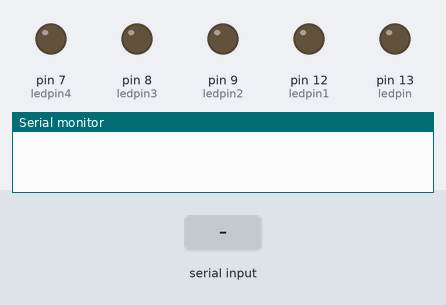
The sketch below on a simulated Arduino Uno, built with avr-gcc and run on an emulated ATmega328P. Parts: output pins drawn as LEDs (lit = HIGH), the last lines printed to the serial monitor. The inputs (shaded band) are chosen by the test bench.

Above: at 1.2 s.
1.3 s: "1" received over the second serial link
At 2.5 s:
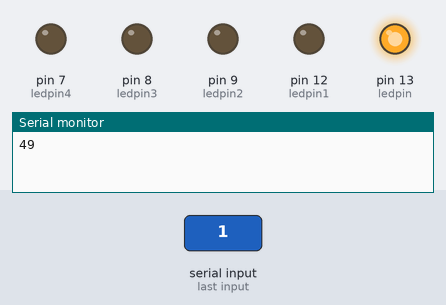
2.8 s: "3" received over the second serial link
At 3.9 s:
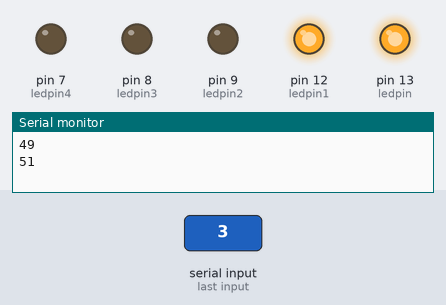
4.3 s: "2" received over the second serial link
At 5.1 s:
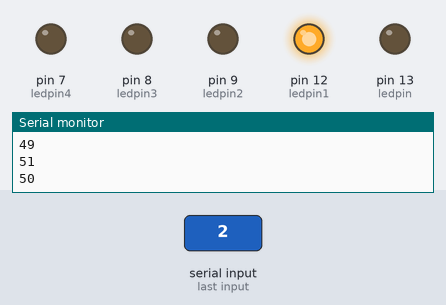
5.8 s: "5" received over the second serial link
At 6.2 s:
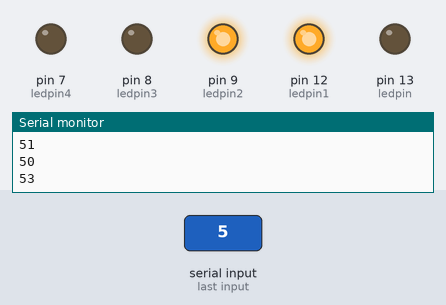
7.3 s: "4" received over the second serial link
At 8.5 s:
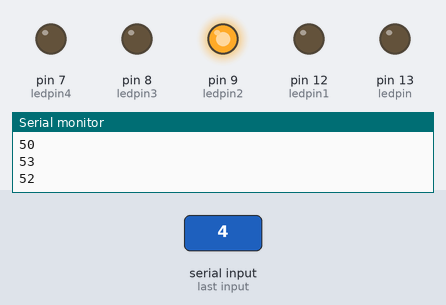
8.8 s: "7" received over the second serial link
At 9.8 s:
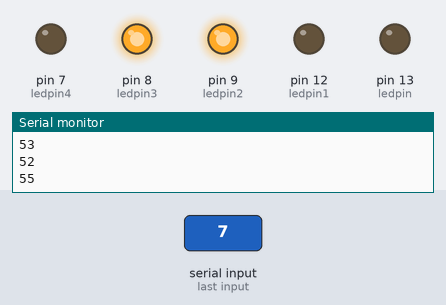
Timing chart, 0 to 11.3 s (numbered marks = the images above; inputs shaded):
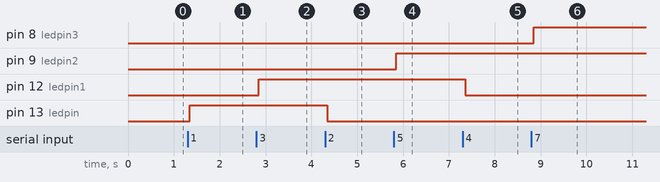

Measured:
- after the input at 1.3 s, pin 13 (ledpin): LOW → HIGH after 0.05 s
- after the input at 2.8 s, pin 12 (ledpin1): LOW → HIGH after 0.05 s
- after the input at 4.3 s, pin 13 (ledpin): HIGH → LOW after 0.05 s
- after the input at 5.8 s, pin 9 (ledpin2): LOW → HIGH after 0.05 s
- after the input at 7.3 s, pin 12 (ledpin1): HIGH → LOW after 0.05 s
- after the input at 8.8 s, pin 8 (ledpin3): LOW → HIGH after 0.05 s

The sketch:

Lightninglamp.ino
```cpp
#include <SoftwareSerial.h>// import the serial library

SoftwareSerial Genotronex(10, 11); // RX, TX
int ledpin=13;
int ledpin1=12;
int ledpin2=9;
int ledpin3=8;
int ledpin4=7;
int BluetoothData; // the data given from Computer

void setup() {
  // put your setup code here, to run once:
  Genotronex.begin(9600);
  Genotronex.println("Bluetooth On please press 1 or 0 blink LED ..");
  pinMode(ledpin,OUTPUT);
  pinMode(ledpin1,OUTPUT);
  pinMode(ledpin2,OUTPUT);
  pinMode(ledpin3,OUTPUT);
  pinMode(ledpin4,OUTPUT);
  Serial.begin(9600);
}

void loop() {
  // put your main code here, to run repeatedly:
   if (Genotronex.available()){
    BluetoothData=Genotronex.read();
    Serial.println(BluetoothData);
      if(BluetoothData=='1'){
        digitalWrite(ledpin,1);
        }
        else if(BluetoothData=='2'){
          digitalWrite(ledpin,0);
          }
        else if(BluetoothData=='3'){
      digitalWrite(ledpin1,1);
           }
           else if(BluetoothData=='4'){
           digitalWrite(ledpin1,0);
           }
           else if(BluetoothData=='5'){
           digitalWrite(ledpin2,1);
           }
           else if(BluetoothData=='6'){
           digitalWrite(ledpin2,0);
           }
           else if(BluetoothData=='7'){
           digitalWrite(ledpin3,1);
           }
           else if(BluetoothData=='8'){
           digitalWrite(ledpin3,0);
           }
           else if(BluetoothData=='9'){
           digitalWrite(ledpin4,1);
           }
           else if(BluetoothData=='a'){
           digitalWrite(ledpin4,0);
           }
          else if (BluetoothData=='0'){
          digitalWrite(ledpin,0);
          digitalWrite(ledpin1,0);
          digitalWrite(ledpin2,0);
          digitalWrite(ledpin3,0);
          digitalWrite(ledpin4,0);
          }
   }
 else
 {
  }

delay(100);
}
```
